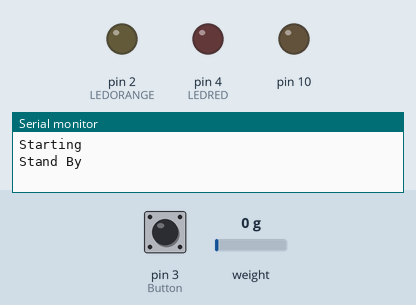
Recording of a sketch running on a simulated Arduino Uno, built with avr-gcc and run on an emulated ATmega328P. Shown: output pins drawn as LEDs (lit = HIGH), the last lines printed to the serial monitor. The test bench sets the inputs (shaded band); at power-on: pin 3 (Button) LOW, weight on the scale 0 g.

Above: at 3.6 s.
3.7 s: pin 3 (Button) pulled HIGH for 0.15 s
At 4.2 s:
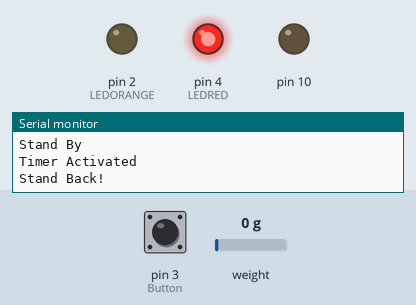
At 14.2 s:
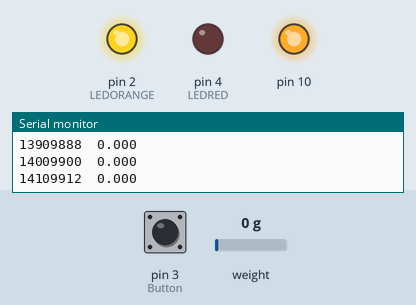
Timing chart, 0 to 15.2 s (numbered marks = the images above; inputs shaded):
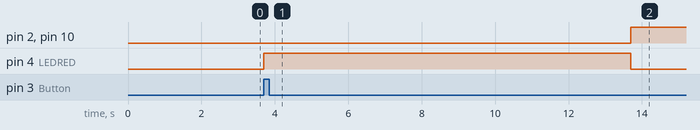

The sketch:

sketch_mar23c.ino
```cpp
#include <HX711_ADC.h>

#if defined(ESP8266)|| defined(ESP32) || defined(AVR)
#include <EEPROM.h>
#endif

int ButtonValue = 0;
int Button = 3;
int LEDRED = 4;
int LEDORANGE = 2;

const int HX711_dout = 12; //mcu > HX711 dout pin
const int HX711_sck = 13; //mcu > HX711 sck pin

HX711_ADC LoadCell(HX711_dout, HX711_sck);

const int calVal_eepromAdress = 0;
unsigned long t = 0;

enum states
{
    ST_IDLE = 0,
    ST_DO_TARE,
    ST_WARNING_DELAY,
    ST_COLLECTING,
    ST_DONE_COLLECTING

};


void setup()
{
    pinMode(Button, INPUT);
    pinMode (LEDRED, OUTPUT);
    pinMode (LEDORANGE, OUTPUT);
    pinMode(10,OUTPUT);
    Serial.begin(9600); delay(10);
    Serial.println();
    Serial.println("Starting");


    LoadCell.begin();
    float calibrationValue; // calibration value (see example file "Calibration.ino")
    calibrationValue = 696.0; // uncomment this if you want to set the calibration value in the sketch
    #if defined(ESP8266)|| defined(ESP32)
    //EEPROM.begin(512); // uncomment this if you use ESP8266/ESP32 and want to fetch the calibration value from eeprom
    #endif
    EEPROM.get(calVal_eepromAdress, calibrationValue); // uncomment this if you want to fetch the calibration value from eeprom

    unsigned long stabilizingtime = 2000; // preciscion right after power-up can be improved by adding a few seconds of stabilizing time
    boolean _tare = true; //set this to false if you don't want tare to be performed in the next step
    LoadCell.start(stabilizingtime, _tare);
    if (LoadCell.getTareTimeoutFlag())
    {
        Serial.println("Timeout, check MCU>HX711 wiring and pin designations");
        while (1);
    }
    else
    {
        LoadCell.setCalFactor(calibrationValue); // set calibration value (float)
        Serial.println("Stand By");

    }
}

void loop()
{
    static uint32_t
        timeSample;
    static uint8_t
        sampleIndex,
        state = ST_IDLE;
    uint32_t
        timeNow = micros();

    switch( state )
    {
        case    ST_IDLE:
            //in idle state check if tare is requested
            if (Serial.available() > 0)
            {
                char inByte = Serial.read();
                if (inByte == 't')
                {
                    while( Serial.available() )
                        Serial.read();

                    Serial.println("Performing Tare...");
                    LoadCell.tareNoDelay();

                    state = ST_DO_TARE;

                }//if

            }//if
            else if( digitalRead( Button ) == HIGH )
            {
                //button was pressed
                timeSample = timeNow;
                digitalWrite(LEDRED, HIGH);

                Serial.println("Timer Activated");
                Serial.println("Stand Back!");

                state = ST_WARNING_DELAY;

            }//if

        break;

        case    ST_DO_TARE:
            // check if last tare operation is complete:
            if (LoadCell.getTareStatus() == true)
            {
                Serial.println("Tare complete");
                state = ST_IDLE;

            }//if

        break;

        case    ST_WARNING_DELAY:
            //after a 10-second delay...
            if( (timeNow - timeSample) >= 10000000ul )    //10-seconds (10000000uS)
            {
                //do this stuff

                digitalWrite(LEDRED, LOW);
                digitalWrite(LEDORANGE, HIGH);
                digitalWrite(10,HIGH);


                Serial.println("Collecting Data");

                Serial.print( "Time " );
                Serial.write( '\t' );
                Serial.println( "Grams " );

                //and move to collect data state
                sampleIndex = 0;
                timeSample = timeNow;
                state = ST_COLLECTING;

            }//if

        break;

        case    ST_COLLECTING:
            //every 10,000uS or 10mS, collect a data point
            if( (timeNow - timeSample) >= 10000ul ) //10mS for 100 samples/sec
            {
                ///...if datd ready
                if( LoadCell.update() )
                {
                    float g = LoadCell.getData();
                    timeSample = timeNow;
                    Serial.print( timeNow );
                    Serial.write( '\t' );
                    Serial.println( g, 3 );
                    sampleIndex++;
                    //after 100 samples...
                    if( sampleIndex == 100 )
                    {
                        //move to done collection state
                        state = ST_DONE_COLLECTING;

                    }//if

                }//if

            }//else

        break;

        case    ST_DONE_COLLECTING:
            //8-second delay
            if( (timeNow - timeSample) >= 8000000ul )   //8-seconds
            {
                //then do this

                digitalWrite(LEDORANGE, LOW);
                digitalWrite(10,LOW);
                Serial.println("Complete");

                state = ST_IDLE;

            }//if

        break;

    }//switch

}//loop
```

Measured:
- after the input at 3.7 s, pin 2 (LEDORANGE), pin 10: LOW → HIGH after 10.0 s; pin 4 (LEDRED): LOW → HIGH at once, → LOW 10.0 s later
